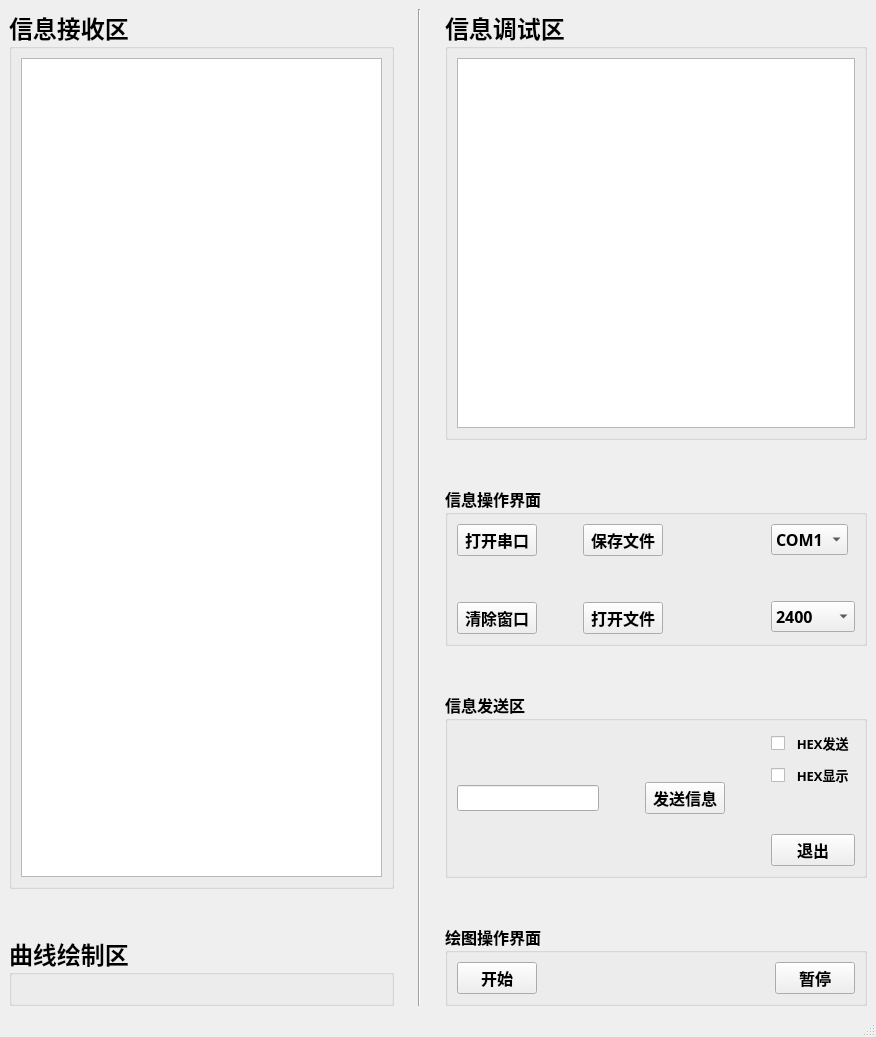
<?xml version="1.0" encoding="UTF-8"?>
<ui version="4.0">
 <class>MainWindow</class>
 <widget class="QMainWindow" name="MainWindow">
  <property name="geometry">
   <rect>
    <x>0</x>
    <y>0</y>
    <width>876</width>
    <height>1037</height>
   </rect>
  </property>
  <property name="windowTitle">
   <string>MainWindow</string>
  </property>
  <widget class="QWidget" name="centralwidget">
   <layout class="QGridLayout" name="gridLayout_7">
    <item row="0" column="0">
     <layout class="QHBoxLayout" name="horizontalLayout_7">
      <item>
       <layout class="QVBoxLayout" name="verticalLayout_6">
        <item>
         <widget class="QGroupBox" name="datareceive_groupBox">
          <property name="font">
           <font>
            <family>华文新魏</family>
            <pointsize>18</pointsize>
            <weight>75</weight>
            <bold>true</bold>
           </font>
          </property>
          <property name="title">
           <string>信息接收区</string>
          </property>
          <layout class="QGridLayout" name="gridLayout_4">
           <item row="0" column="0">
            <widget class="QTextBrowser" name="textBrowser_datareceive">
             <property name="font">
              <font>
               <family>华文新魏</family>
               <pointsize>12</pointsize>
               <weight>75</weight>
               <bold>true</bold>
              </font>
             </property>
            </widget>
           </item>
          </layout>
         </widget>
        </item>
        <item>
         <spacer name="verticalSpacer_6">
          <property name="orientation">
           <enum>Qt::Vertical</enum>
          </property>
          <property name="sizeType">
           <enum>QSizePolicy::Fixed</enum>
          </property>
          <property name="sizeHint" stdset="0">
           <size>
            <width>20</width>
            <height>40</height>
           </size>
          </property>
         </spacer>
        </item>
        <item>
         <widget class="QGroupBox" name="plot_groupBox">
          <property name="font">
           <font>
            <family>华文新魏</family>
            <pointsize>18</pointsize>
            <weight>75</weight>
            <bold>true</bold>
           </font>
          </property>
          <property name="title">
           <string>曲线绘制区</string>
          </property>
          <layout class="QGridLayout" name="gridLayout_5">
           <item row="0" column="0">
            <widget class="MplCanvasWrapper" name="widget" native="true"/>
           </item>
          </layout>
         </widget>
        </item>
       </layout>
      </item>
      <item>
       <spacer name="horizontalSpacer_6">
        <property name="orientation">
         <enum>Qt::Horizontal</enum>
        </property>
        <property name="sizeType">
         <enum>QSizePolicy::Fixed</enum>
        </property>
        <property name="sizeHint" stdset="0">
         <size>
          <width>18</width>
          <height>20</height>
         </size>
        </property>
       </spacer>
      </item>
      <item>
       <widget class="Line" name="line_4">
        <property name="orientation">
         <enum>Qt::Vertical</enum>
        </property>
       </widget>
      </item>
      <item>
       <spacer name="horizontalSpacer_7">
        <property name="orientation">
         <enum>Qt::Horizontal</enum>
        </property>
        <property name="sizeType">
         <enum>QSizePolicy::Fixed</enum>
        </property>
        <property name="sizeHint" stdset="0">
         <size>
          <width>18</width>
          <height>20</height>
         </size>
        </property>
       </spacer>
      </item>
      <item>
       <layout class="QVBoxLayout" name="verticalLayout_5">
        <item>
         <widget class="QGroupBox" name="datadebug_groupBox">
          <property name="font">
           <font>
            <family>华文新魏</family>
            <pointsize>18</pointsize>
            <weight>75</weight>
            <bold>true</bold>
           </font>
          </property>
          <property name="title">
           <string>信息调试区</string>
          </property>
          <layout class="QGridLayout" name="gridLayout_3">
           <item row="0" column="0">
            <widget class="QTextBrowser" name="textBrowser_datadebug">
             <property name="font">
              <font>
               <family>华文新魏</family>
               <pointsize>12</pointsize>
               <weight>75</weight>
               <bold>true</bold>
              </font>
             </property>
             <property name="html">
              <string>&lt;!DOCTYPE HTML PUBLIC &quot;-//W3C//DTD HTML 4.0//EN&quot; &quot;http://www.w3.org/TR/REC-html40/strict.dtd&quot;&gt;
&lt;html&gt;&lt;head&gt;&lt;meta name=&quot;qrichtext&quot; content=&quot;1&quot; /&gt;&lt;style type=&quot;text/css&quot;&gt;
p, li { white-space: pre-wrap; }
&lt;/style&gt;&lt;/head&gt;&lt;body style=&quot; font-family:'华文新魏'; font-size:12pt; font-weight:600; font-style:normal;&quot;&gt;
&lt;p style=&quot;-qt-paragraph-type:empty; margin-top:0px; margin-bottom:0px; margin-left:0px; margin-right:0px; -qt-block-indent:0; text-indent:0px; font-family:'隶书'; font-weight:400;&quot;&gt;&lt;br /&gt;&lt;/p&gt;&lt;/body&gt;&lt;/html&gt;</string>
             </property>
            </widget>
           </item>
          </layout>
         </widget>
        </item>
        <item>
         <spacer name="verticalSpacer_4">
          <property name="orientation">
           <enum>Qt::Vertical</enum>
          </property>
          <property name="sizeType">
           <enum>QSizePolicy::Fixed</enum>
          </property>
          <property name="sizeHint" stdset="0">
           <size>
            <width>20</width>
            <height>40</height>
           </size>
          </property>
         </spacer>
        </item>
        <item>
         <widget class="QGroupBox" name="dataoperation_groupBox">
          <property name="font">
           <font>
            <family>华文新魏</family>
            <pointsize>12</pointsize>
            <weight>75</weight>
            <bold>true</bold>
           </font>
          </property>
          <property name="title">
           <string>信息操作界面</string>
          </property>
          <layout class="QGridLayout" name="gridLayout_2">
           <item row="0" column="0">
            <layout class="QHBoxLayout" name="horizontalLayout_5">
             <item>
              <layout class="QVBoxLayout" name="verticalLayout_3">
               <item>
                <layout class="QHBoxLayout" name="horizontalLayout_3">
                 <item>
                  <widget class="QPushButton" name="port_button">
                   <property name="font">
                    <font>
                     <family>楷体</family>
                     <weight>75</weight>
                     <bold>true</bold>
                    </font>
                   </property>
                   <property name="text">
                    <string>打开串口</string>
                   </property>
                  </widget>
                 </item>
                 <item>
                  <spacer name="horizontalSpacer_3">
                   <property name="orientation">
                    <enum>Qt::Horizontal</enum>
                   </property>
                   <property name="sizeHint" stdset="0">
                    <size>
                     <width>40</width>
                     <height>20</height>
                    </size>
                   </property>
                  </spacer>
                 </item>
                 <item>
                  <widget class="QPushButton" name="savefile_button">
                   <property name="font">
                    <font>
                     <family>楷体</family>
                     <weight>75</weight>
                     <bold>true</bold>
                    </font>
                   </property>
                   <property name="text">
                    <string>保存文件</string>
                   </property>
                  </widget>
                 </item>
                </layout>
               </item>
               <item>
                <spacer name="verticalSpacer_2">
                 <property name="orientation">
                  <enum>Qt::Vertical</enum>
                 </property>
                 <property name="sizeType">
                  <enum>QSizePolicy::Fixed</enum>
                 </property>
                 <property name="sizeHint" stdset="0">
                  <size>
                   <width>20</width>
                   <height>40</height>
                  </size>
                 </property>
                </spacer>
               </item>
               <item>
                <layout class="QHBoxLayout" name="horizontalLayout_4">
                 <item>
                  <widget class="QPushButton" name="clear_button">
                   <property name="font">
                    <font>
                     <family>楷体</family>
                     <weight>75</weight>
                     <bold>true</bold>
                    </font>
                   </property>
                   <property name="text">
                    <string>清除窗口</string>
                   </property>
                  </widget>
                 </item>
                 <item>
                  <spacer name="horizontalSpacer_4">
                   <property name="orientation">
                    <enum>Qt::Horizontal</enum>
                   </property>
                   <property name="sizeHint" stdset="0">
                    <size>
                     <width>40</width>
                     <height>20</height>
                    </size>
                   </property>
                  </spacer>
                 </item>
                 <item>
                  <widget class="QPushButton" name="openfile_button">
                   <property name="font">
                    <font>
                     <family>楷体</family>
                     <weight>75</weight>
                     <bold>true</bold>
                    </font>
                   </property>
                   <property name="text">
                    <string>打开文件</string>
                   </property>
                  </widget>
                 </item>
                </layout>
               </item>
              </layout>
             </item>
             <item>
              <spacer name="horizontalSpacer_5">
               <property name="orientation">
                <enum>Qt::Horizontal</enum>
               </property>
               <property name="sizeHint" stdset="0">
                <size>
                 <width>40</width>
                 <height>20</height>
                </size>
               </property>
              </spacer>
             </item>
             <item>
              <layout class="QVBoxLayout" name="verticalLayout_4">
               <item>
                <widget class="QComboBox" name="comboBox">
                 <property name="sizePolicy">
                  <sizepolicy hsizetype="Fixed" vsizetype="Fixed">
                   <horstretch>0</horstretch>
                   <verstretch>0</verstretch>
                  </sizepolicy>
                 </property>
                 <item>
                  <property name="text">
                   <string>COM1</string>
                  </property>
                 </item>
                 <item>
                  <property name="text">
                   <string>COM2</string>
                  </property>
                 </item>
                 <item>
                  <property name="text">
                   <string>COM3</string>
                  </property>
                 </item>
                 <item>
                  <property name="text">
                   <string>COM4</string>
                  </property>
                 </item>
                 <item>
                  <property name="text">
                   <string>COM5</string>
                  </property>
                 </item>
                 <item>
                  <property name="text">
                   <string>COM6</string>
                  </property>
                 </item>
                 <item>
                  <property name="text">
                   <string>COM7</string>
                  </property>
                 </item>
                 <item>
                  <property name="text">
                   <string>COM8</string>
                  </property>
                 </item>
                </widget>
               </item>
               <item>
                <spacer name="verticalSpacer_3">
                 <property name="orientation">
                  <enum>Qt::Vertical</enum>
                 </property>
                 <property name="sizeType">
                  <enum>QSizePolicy::Fixed</enum>
                 </property>
                 <property name="sizeHint" stdset="0">
                  <size>
                   <width>20</width>
                   <height>40</height>
                  </size>
                 </property>
                </spacer>
               </item>
               <item>
                <widget class="QComboBox" name="comboBox_2">
                 <property name="sizePolicy">
                  <sizepolicy hsizetype="Fixed" vsizetype="Fixed">
                   <horstretch>0</horstretch>
                   <verstretch>0</verstretch>
                  </sizepolicy>
                 </property>
                 <item>
                  <property name="text">
                   <string>2400</string>
                  </property>
                 </item>
                 <item>
                  <property name="text">
                   <string>4800</string>
                  </property>
                 </item>
                 <item>
                  <property name="text">
                   <string>9600</string>
                  </property>
                 </item>
                 <item>
                  <property name="text">
                   <string>14400</string>
                  </property>
                 </item>
                 <item>
                  <property name="text">
                   <string>19200</string>
                  </property>
                 </item>
                 <item>
                  <property name="text">
                   <string>38400</string>
                  </property>
                 </item>
                 <item>
                  <property name="text">
                   <string>56000</string>
                  </property>
                 </item>
                 <item>
                  <property name="text">
                   <string>57600</string>
                  </property>
                 </item>
                 <item>
                  <property name="text">
                   <string>115200</string>
                  </property>
                 </item>
                 <item>
                  <property name="text">
                   <string>128000</string>
                  </property>
                 </item>
                </widget>
               </item>
              </layout>
             </item>
            </layout>
           </item>
          </layout>
         </widget>
        </item>
        <item>
         <spacer name="verticalSpacer_5">
          <property name="orientation">
           <enum>Qt::Vertical</enum>
          </property>
          <property name="sizeType">
           <enum>QSizePolicy::Fixed</enum>
          </property>
          <property name="sizeHint" stdset="0">
           <size>
            <width>20</width>
            <height>40</height>
           </size>
          </property>
         </spacer>
        </item>
        <item>
         <widget class="QGroupBox" name="senddata_groupBox">
          <property name="font">
           <font>
            <family>华文新魏</family>
            <pointsize>12</pointsize>
            <weight>75</weight>
            <bold>true</bold>
           </font>
          </property>
          <property name="title">
           <string>信息发送区</string>
          </property>
          <layout class="QGridLayout" name="gridLayout">
           <item row="0" column="0">
            <layout class="QHBoxLayout" name="horizontalLayout_2">
             <item>
              <layout class="QHBoxLayout" name="horizontalLayout">
               <item>
                <widget class="QLineEdit" name="datasend_lineEdit">
                 <property name="font">
                  <font>
                   <family>隶书</family>
                   <pointsize>10</pointsize>
                   <weight>75</weight>
                   <bold>true</bold>
                  </font>
                 </property>
                 <property name="text">
                  <string/>
                 </property>
                </widget>
               </item>
               <item>
                <spacer name="horizontalSpacer">
                 <property name="orientation">
                  <enum>Qt::Horizontal</enum>
                 </property>
                 <property name="sizeHint" stdset="0">
                  <size>
                   <width>40</width>
                   <height>20</height>
                  </size>
                 </property>
                </spacer>
               </item>
               <item>
                <widget class="QPushButton" name="senddata_button">
                 <property name="font">
                  <font>
                   <family>楷体</family>
                   <weight>75</weight>
                   <bold>true</bold>
                  </font>
                 </property>
                 <property name="text">
                  <string>发送信息</string>
                 </property>
                </widget>
               </item>
              </layout>
             </item>
             <item>
              <spacer name="horizontalSpacer_2">
               <property name="orientation">
                <enum>Qt::Horizontal</enum>
               </property>
               <property name="sizeHint" stdset="0">
                <size>
                 <width>40</width>
                 <height>20</height>
                </size>
               </property>
              </spacer>
             </item>
             <item>
              <layout class="QVBoxLayout" name="verticalLayout_2">
               <item>
                <layout class="QVBoxLayout" name="verticalLayout">
                 <item>
                  <widget class="QCheckBox" name="checkbox_hexsend">
                   <property name="font">
                    <font>
                     <family>黑体</family>
                     <pointsize>10</pointsize>
                     <weight>75</weight>
                     <bold>true</bold>
                    </font>
                   </property>
                   <property name="text">
                    <string>  HEX发送</string>
                   </property>
                  </widget>
                 </item>
                 <item>
                  <widget class="QCheckBox" name="checkBox_hexshow">
                   <property name="font">
                    <font>
                     <family>黑体</family>
                     <pointsize>10</pointsize>
                     <weight>75</weight>
                     <bold>true</bold>
                    </font>
                   </property>
                   <property name="text">
                    <string>  HEX显示</string>
                   </property>
                  </widget>
                 </item>
                </layout>
               </item>
               <item>
                <spacer name="verticalSpacer">
                 <property name="orientation">
                  <enum>Qt::Vertical</enum>
                 </property>
                 <property name="sizeType">
                  <enum>QSizePolicy::Fixed</enum>
                 </property>
                 <property name="sizeHint" stdset="0">
                  <size>
                   <width>20</width>
                   <height>40</height>
                  </size>
                 </property>
                </spacer>
               </item>
               <item>
                <widget class="QPushButton" name="exit_button">
                 <property name="font">
                  <font>
                   <family>楷体</family>
                   <weight>75</weight>
                   <bold>true</bold>
                  </font>
                 </property>
                 <property name="text">
                  <string>退出</string>
                 </property>
                </widget>
               </item>
              </layout>
             </item>
            </layout>
           </item>
          </layout>
         </widget>
        </item>
        <item>
         <spacer name="verticalSpacer_7">
          <property name="orientation">
           <enum>Qt::Vertical</enum>
          </property>
          <property name="sizeType">
           <enum>QSizePolicy::Fixed</enum>
          </property>
          <property name="sizeHint" stdset="0">
           <size>
            <width>20</width>
            <height>40</height>
           </size>
          </property>
         </spacer>
        </item>
        <item>
         <widget class="QGroupBox" name="plotoperation_groupBox">
          <property name="font">
           <font>
            <family>华文新魏</family>
            <pointsize>12</pointsize>
            <weight>75</weight>
            <bold>true</bold>
           </font>
          </property>
          <property name="title">
           <string>绘图操作界面</string>
          </property>
          <layout class="QGridLayout" name="gridLayout_6">
           <item row="0" column="0">
            <layout class="QHBoxLayout" name="horizontalLayout_6">
             <item>
              <widget class="QPushButton" name="btnStart">
               <property name="sizePolicy">
                <sizepolicy hsizetype="Fixed" vsizetype="Fixed">
                 <horstretch>0</horstretch>
                 <verstretch>0</verstretch>
                </sizepolicy>
               </property>
               <property name="text">
                <string>开始</string>
               </property>
              </widget>
             </item>
             <item>
              <spacer name="horizontalSpacer_8">
               <property name="orientation">
                <enum>Qt::Horizontal</enum>
               </property>
               <property name="sizeHint" stdset="0">
                <size>
                 <width>40</width>
                 <height>20</height>
                </size>
               </property>
              </spacer>
             </item>
             <item>
              <widget class="QPushButton" name="btnPause">
               <property name="sizePolicy">
                <sizepolicy hsizetype="Fixed" vsizetype="Fixed">
                 <horstretch>0</horstretch>
                 <verstretch>0</verstretch>
                </sizepolicy>
               </property>
               <property name="text">
                <string>暂停</string>
               </property>
              </widget>
             </item>
            </layout>
           </item>
          </layout>
         </widget>
        </item>
       </layout>
      </item>
     </layout>
    </item>
   </layout>
   <zorder></zorder>
  </widget>
  <widget class="QMenuBar" name="menubar">
   <property name="geometry">
    <rect>
     <x>0</x>
     <y>0</y>
     <width>876</width>
     <height>23</height>
    </rect>
   </property>
  </widget>
  <widget class="QStatusBar" name="statusbar"/>
 </widget>
 <customwidgets>
  <customwidget>
   <class>MplCanvasWrapper</class>
   <extends>QWidget</extends>
   <header>mplCanvasWrapper.h</header>
   <container>1</container>
  </customwidget>
 </customwidgets>
 <resources/>
 <connections/>
</ui>
